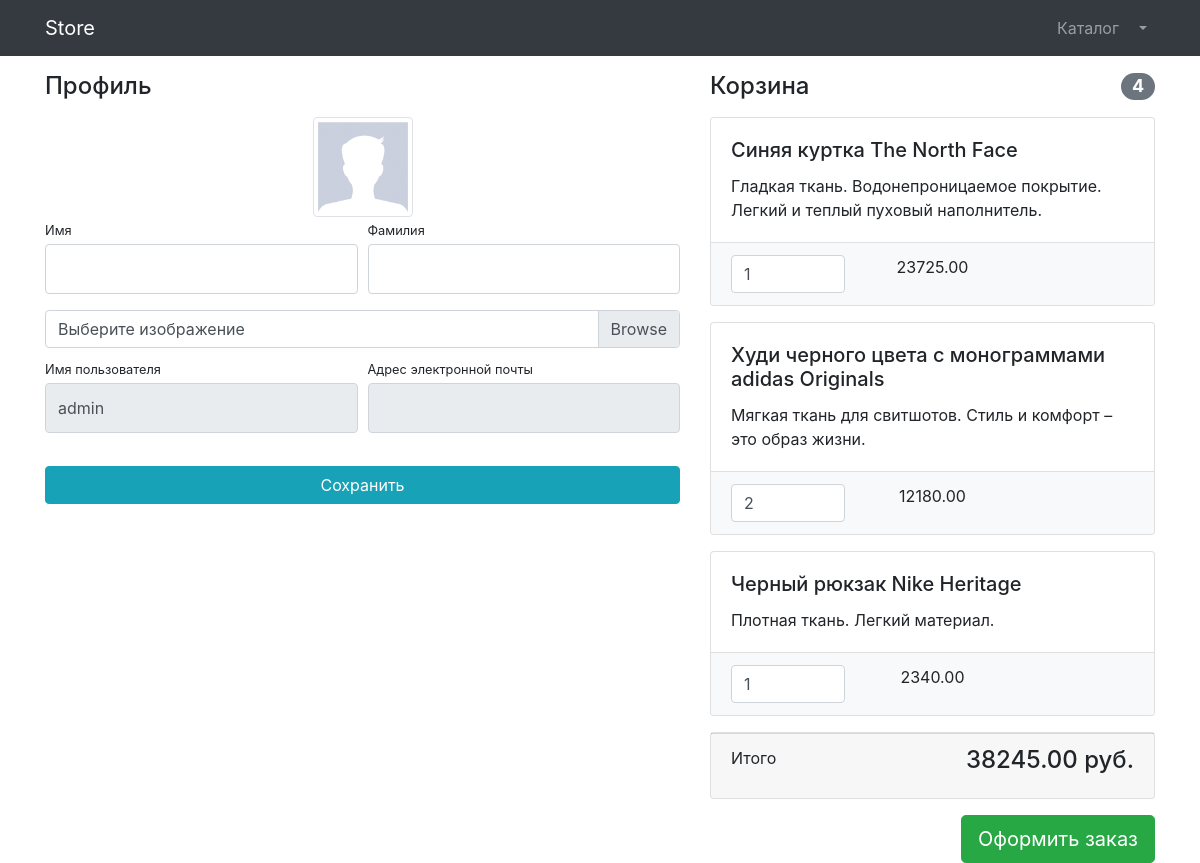
Page /users/profile/1/ (signed in) on the earlier database version.
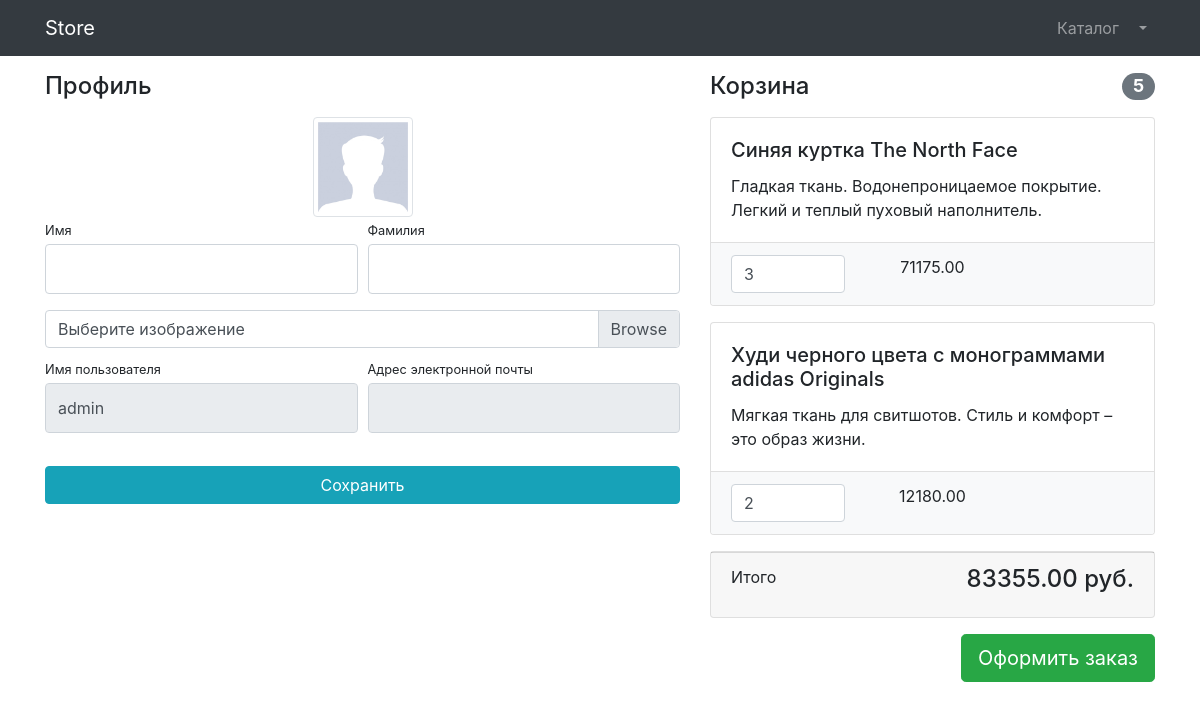
Same page on the later database version.
### users/models.py (models this page shows)
class User(AbstractUser):
    image = models.ImageField(upload_to='users_images', null=True, blank=True)

### products/models.py (models this page shows, shortened)
class Basket(models.Model):
    user = models.ForeignKey(to=User, on_delete=models.PROTECT)
    product = models.ForeignKey(to=Product, on_delete=models.PROTECT)
    quantity = models.PositiveSmallIntegerField(default=0)
    created_timestamp = models.DateTimeField(auto_now_add=True)  # Автоматически заполняется
    objects = BasketQuerySet.as_manager()
    def sum(self):
        return self.product.price * self.quantity

class Product(models.Model):
    name = models.CharField(max_length=256)
    description = models.TextField()
    price = models.DecimalField(max_digits=8, decimal_places=2)
    quantity = models.PositiveIntegerField(default=0)
    image = models.ImageField(upload_to='products_images')
    category = models.ForeignKey(to=ProductCategory, on_delete=models.CASCADE)
    class Meta:
        verbose_name = 'Продукт'
        verbose_name_plural = 'Продукция'

### users/views.py (the view, shortened to what this page needs)
# urls.py: path('profile/<int:pk>/', login_required(UserProfileView.as_view()), name='profile'),
class UserProfileView(UpdateView):
    model = User
    form_class = UserProfileForm
    template_name = 'users/profile.html'
    def get_context_data(self, **kwargs):
        context = super(UserProfileView, self).get_context_data()
        context['title'] = 'Store - Личный кабинет'
        context['baskets'] = Basket.objects.filter(user=self.object)
        return context

### users/forms.py
class UserProfileForm(UserChangeForm):
    first_name = forms.CharField(widget=forms.TextInput(attrs={'class': 'form-control py-4'}))
    last_name = forms.CharField(widget=forms.TextInput(attrs={'class': 'form-control py-4'}))
    image = forms.ImageField(widget=forms.FileInput(attrs={'class': 'custom-file-input'}), required=False) # не обяз
    username = forms.CharField(widget=forms.TextInput(attrs={'class': 'form-control py-4', 'readonly': True}))
    email = forms.CharField(widget=forms.TextInput(attrs={'class': 'form-control py-4', 'readonly': True}))
    class Meta:
        model = User
        fields = ('first_name', 'last_name', 'image', 'username', 'email')

### products/models.py (called while the page is built)
    def total_sum(self):
        return sum(basket.sum() for basket in self)

    def total_quantity(self):
        return sum(basket.quantity for basket in self)

### users/templates/users/profile.html (shortened to what this page needs)
{% extends 'products/base.html' %}
{% load static %}
{% block css %}
<link href="{% static 'vendor/css/profile.css' %}" rel="stylesheet">
{% endblock %}
{% block content %}
<div class="container">
    <div class="row">
        <div class="col-lg-7">
            <h4 class="mt-3 mb-3">Профиль</h4>
            <div class="col-lg-12 text-center">
                <img width="100" height="100"
                     src="{% if user.image %} {{ users.image.url }} {% else %} {% static 'vendor/img/users/default_avatar.jpg' %} {% endif %}"
                     class="img-thumbnail">
            </div>
            <form action="{% url 'users:profile' user.id %}" method="post" enctype="multipart/form-data">
                <div class="form-row">
                    <div class="col-lg-6">
                        <div class="form-group">
                            <label class="small mb-1" for="{{ form.first_name.id_for_label }}">
                                Имя
                            </label>
                            {{ form.first_name }}
                        </div>
                    </div>
                    <div class="col-lg-6">
                        <div class="form-group">
                            <label class="small mb-1" for="{{ form.last_name.id_for_label }}">
                                Фамилия
                            </label>
                            {{ form.last_name }}
                        </div>
                    </div>
                </div>
                <div class="form-row mb-2">
                    <div class="col-lg-12">
                        <div class="custom-file">
                            <label class="custom-file-label" for="{{ form.image.id_for_label }}">
                                Выберите изображение
                            </label>
                        </div>
                    </div>
                </div>
                <div class="form-row">
                    <div class="col-lg-6">
                        <label class="small mb-1" for="{{ form.last_name.id_for_label }}">
                            Имя пользователя
                        </label>
                        {{ form.username }}
                    </div>
                    <div class="col-lg-6">
                        <label class="small mb-1" for="{{ form.email.id_for_label }}">
                            Адрес электронной почты
                        </label>
                        {{ form.email }}
                    </div>
                </div>
                <div class="form-row">
                    <div class="col-lg-12" style="margin-top: 33px;">
                        <input class="btn btn-info btn-block" type="submit" value="Сохранить">
                    </div>
                </div>
            </form>
        </div>
        <div class="col-lg-5">
            {% include 'products/baskets.html' %}
        </div>
    </div>
</div>
{% endblock %}

### products/templates/products/base.html (shortened to what this page needs)
{% load static %}
<!DOCTYPE html>
<html lang="en">
<head>
    <link href="{% static 'vendor/bootstrap/css/bootstrap.min.css' %}" rel="stylesheet">
    {% block css %} {% endblock %}
</head>
<body>
<nav class="navbar navbar-expand-lg navbar-dark bg-dark fixed-top">
    <div class="container">
        <a class="navbar-brand" href="{% url 'index' %}">Store</a>
        <div class="collapse navbar-collapse" id="navbarResponsive">
            <ul class="navbar-nav ml-auto">
                <li class="nav-item">
                    <a class="nav-link" href="{% url 'products:index' %}">Каталог  </a>
                </li>
                {% if user.is_authenticated %}
                <li class="nav-item dropdown">
                    <a class="nav-link dropdown-toggle" href="#" id="navbarDropdown" role="button"
                       data-bs-toggle="dropdown" aria-expanded="false">
                    </a>
                </li>
                {% else %}
                <li class="nav-item">
                    <a class="nav-link" href="{% url 'users:login' %}">Войти <i class="fas fa-sign-in-alt"></i></a>
                </li>
                {% endif %}
            </ul>
        </div>
    </div>
</nav>
{% block content %} {% endblock %}
</body>
</html>

### products/templates/products/baskets.html (shortened to what this page needs)
{% if baskets %}
<h4 class="mt-3 mb-3 d-flex justify-content-between align-items-center mb-3">
    Корзина <span class="badge badge-secondary badge-pill">{{ baskets.total_quantity }}</span>
</h4>
{% for basket in baskets %}
<div class="card mb-3">
    <div class="card-body">
        <h5 class="card-title">{{ basket.product.name }} </h5>
        <p class="card-text">{{ basket.product.description }} </p>
    </div>
    <ul class="list-group list-group-flush">
        <li class="list-group-item bg-light">
            <div class="row text-center">
                <div class="col-lg-4">
                    <input name="basketID" type="number" class="form-control"
                           value="{{ basket.quantity }}" min="0">
                </div>
                <div class="col-lg-4">{{ basket.sum }}</div>
                <div class="col-lg-4">
                </div>
            </div>
        </li>
    </ul>
</div>
{% endfor %}
<div class="card mb-3">
    <div class="card-footer">
        <p class="float-left">Итого</p>
        <h4 class="float-right">{{ baskets.total_sum }} руб.</h4>
    </div>
</div>
<a class="btn btn-success btn-lg float-right" href="../orders/order-create.html">
    Оформить заказ
</a>
{% else %}
<h4 class="mt-3 mb-3 text-center">
    Корзин пуста
</h4>
{% endif %}

Differences in the rows shown:
removed Basket: product.name "Черный рюкзак Nike Heritage", product.description "Плотная ткань. Легкий материал.", basketID "1", sum "2340.00"
changed Basket "Синяя куртка The North Face": total_quantity "4" → "5"; basketID "1" → "3"; sum "23725.00" → "71175.00"; total_sum "38245.00" → "83355.00"
